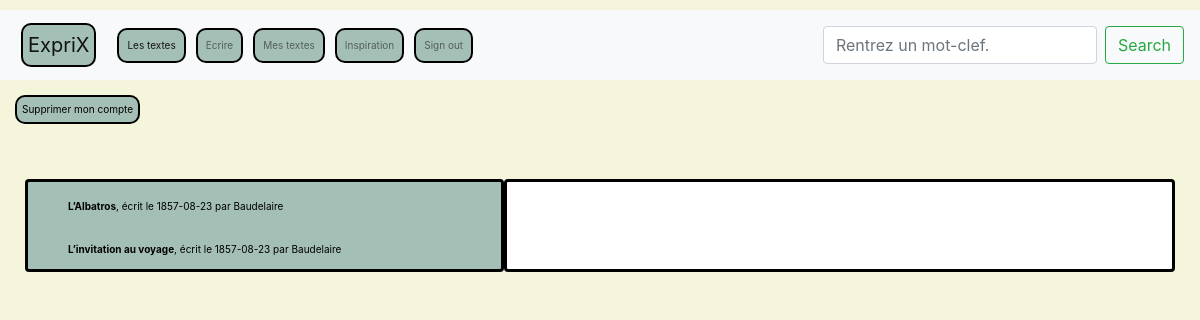
The app's page /EspriX/index.php?todo=mes_textes (signed in) with its own data.
### tables this page shows
CREATE TABLE `textes` (
  `id` int(11) NOT NULL,
  `pseudo` varchar(30) NOT NULL,
  `title` varchar(100) NOT NULL,
  `date` date DEFAULT NULL,
  `summary` varchar(5000) DEFAULT NULL,
  `main` varchar(10000) NOT NULL,
  `comment` tinyint(1) NOT NULL DEFAULT 1
);

### EspriX/mes_textes.php (the view, shortened to what this page needs)
<link rel="stylesheet" href="mon_css/mes_textes.css" />
<?php
if ($_SESSION['connected']) {
    $pseudo = $_SESSION["pseudo"];
} else {
    echo "<pre> Veuillez d'abbord vous connecter.</pre>";
    exit();
}
?>
<div style="margin:10px">
    <?php
    echo '<a class = "button3" > <span> Supprimer mon compte</span> </a> ';
    ?>
</div>
<div class="row" style="padding : 40px">
    <div class="col-5 rounded afftitres">
        <div class="list-group" id="list-tab" role="tablist">
            <?php
            $dbh = Database::connect();
            $sth = $dbh->prepare("SELECT `id`,`pseudo`,`title`,`date`,`summary` FROM `textes` WHERE `pseudo`= ? ORDER BY `date` DESC");
            $sth->execute(array($pseudo));
            while ($donnees = $sth->fetch(PDO::FETCH_ASSOC)) {
                echo '<a class="list-group-item list-group-item-action rounded" id = "list-' . $donnees["id"] . '-list" data-toggle="tab" href="#list-' . $donnees["id"] . '" role="tab" aria-controls="list-' . $donnees["id"] . '" style = "background-color :#a4bfb6; border:0px; color:black"><b>' . $donnees["title"] . '</b>, écrit le ' . $donnees["date"] . ' par ' . $donnees["pseudo"] . ' </a> ';
            }
            ?>
        </div>
    </div>
    <div class="col-7 rounded affsummary">
    </div>
</div>

### EspriX/mon_css/general.css (style rules this page uses)
body { color:black; font-size:10px; margin-top: 10px; margin-bottom: 10px; }
a { display: inline-block; background-color: #a4bfb6; border-radius: 10px; border: 2px solid #000000; color: #000000; text-align: center; font-size: 10px; padding: 5px; transition: all 0.5s; cursor: pointer; margin: 5px; }
a span { cursor: pointer; display: inline-block; position: relative; transition: 0.5s; }
a span:after { content: '\00bb'; position: absolute; opacity: 0; top: 0; right: -10px; transition: 0.5s; }

### EspriX/mon_css/mes_textes.css (style rules this page uses)
.afftitres { background-color : #a4bfb6; border : solid; overflow:scroll; height:100%" }
.affsummary { background-color : white; border : solid; padding: 20px; overflow:scroll; height:100%" }

### records on screen
textes: title "L’Albatros", date "1857-08-23", pseudo "Baudelaire"
textes: title "L’invitation au voyage", date "1857-08-23", pseudo "Baudelaire"
